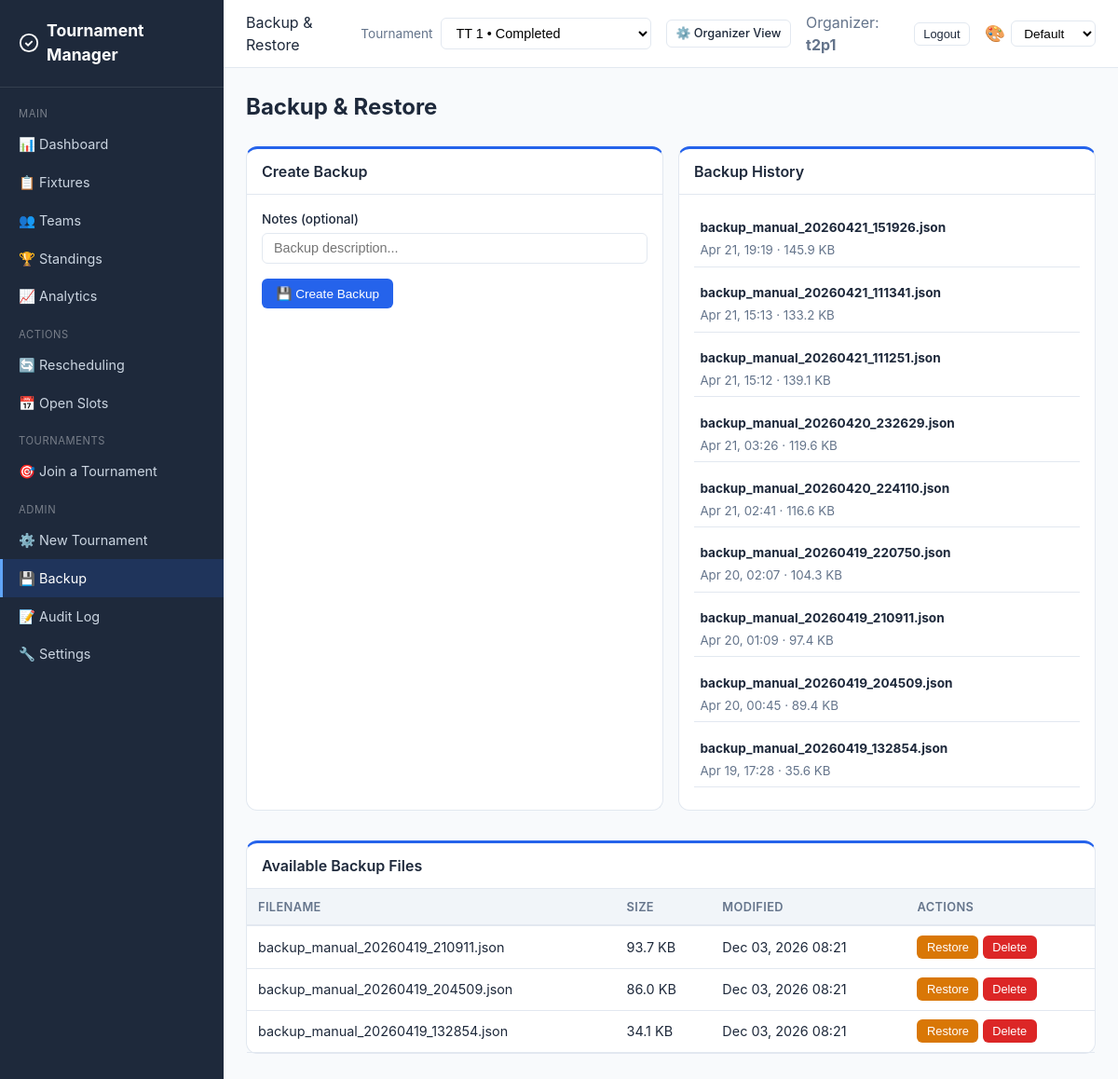
Page /backup/ (signed in) on the earlier database version.
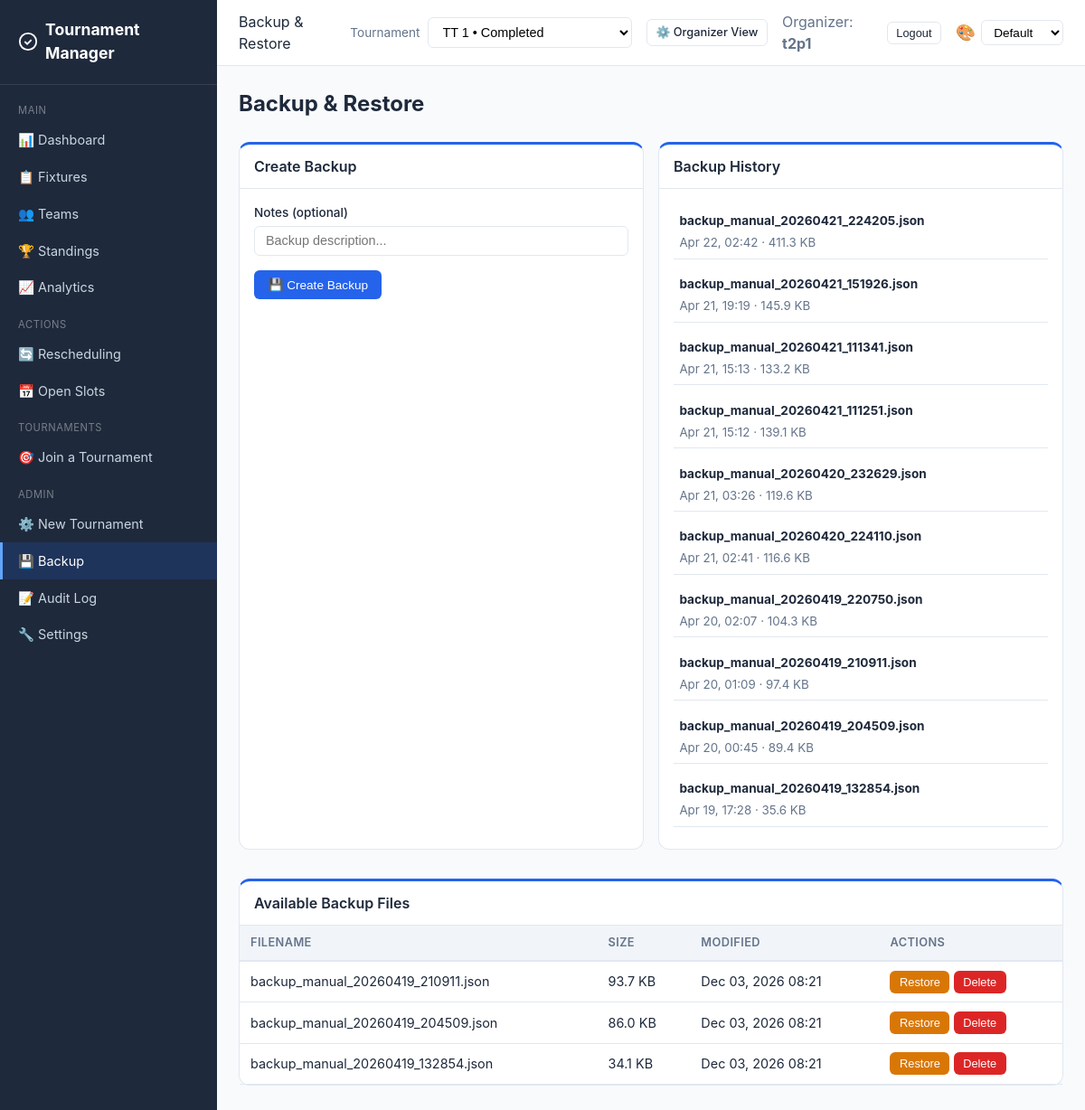
Same page on the later database version.
### core/models.py (models this page shows, shortened)
class BackupRecord(models.Model):
    filename = models.CharField(max_length=255)
    created_at = models.DateTimeField(auto_now_add=True)
    created_by = models.ForeignKey(
        User, on_delete=models.SET_NULL, null=True, blank=True
    )
    size_bytes = models.IntegerField(default=0)
    is_auto = models.BooleanField(default=False)
    notes = models.TextField(blank=True, default="")
    class Meta:
        ordering = ["-created_at"]

### core/views.py (the view)
# urls.py: path("backup/", views.backup_view, name="backup"),
@login_required
def backup_view(request):
    if not _is_organizer(request.user):
        messages.error(request, "Only organizers can manage backups.")
        return redirect("dashboard")
    tournament = _get_tournament(request)
    return render(request, "core/backup.html", {
        "backups": list_backups(), "records": BackupRecord.objects.all()[:20],
        **_tournament_context(request, tournament),
    })

### core/backup.py (called while the page is built)
def list_backups():
    backup_dir = Path(settings.BACKUP_DIR)
    if not backup_dir.exists():
        return []
    files = []
    for f in sorted(backup_dir.glob("backup_*.json"), reverse=True):
        files.append({
            "filename": f.name,
            "path": str(f),
            "size": f.stat().st_size,
            "modified": datetime.fromtimestamp(f.stat().st_mtime),
        })
    return files

### core/views.py (called while the page is built, shortened)
def _tournament_context(request, tournament=None):
    if not request.user.is_authenticated:
        return {}
    has_dual_roles = _has_dual_roles(request.user)
    view_mode = request.session.get("view_mode", "team") if has_dual_roles else None
    ctx = {
        "has_dual_roles": has_dual_roles,
        "view_mode": view_mode,
    }
    if _is_organizer(request.user):
        ctx.update({
            "available_tournaments": _get_available_tournaments(),
            "selected_tournament": tournament,
        })
        return ctx

def _is_organizer(user):
    return user.is_staff or user.is_superuser

def _has_dual_roles(user):
    if not _is_organizer(user):
        return False
    return user.memberships.exists()

### templates/core/backup.html (shortened to what this page needs)
{% extends "core/base.html" %}
{% block page_header %}Backup & Restore{% endblock %}
{% block content %}
<h1 class="page-title">Backup & Restore</h1>
<div class="grid grid-2">
    <div class="card">
        <div class="card-header">Create Backup</div>
        <div class="card-body">
            <form method="post" action="{% url 'create_backup' %}">
                <div class="form-group">
                    <label>Notes (optional)</label>
                    <input type="text" name="notes" class="form-control" placeholder="Backup description...">
                </div>
                <button type="submit" class="btn btn-primary">💾 Create Backup</button>
            </form>
        </div>
    </div>
    <div class="card">
        <div class="card-header">Backup History</div>
        <div class="card-body">
            {% for r in records %}
            <div class="d-flex justify-between align-center mb-1" style="padding:0.4rem;border-bottom:1px solid var(--border);">
                <div>
                    <strong style="font-size:0.85rem;">{{ r.filename }}</strong><br>
                    <small class="text-muted">{{ r.created_at|date:"M d, H:i" }} · {{ r.size_bytes|filesizeformat }} {% if r.is_auto %}· Auto{% endif %}</small>
                </div>
            </div>
            {% empty %}
            <p class="text-muted">No backups created yet.</p>
            {% endfor %}
        </div>
    </div>
</div>
{% if backups %}
<div class="card mt-2">
    <div class="card-header">Available Backup Files</div>
    <div class="table-container">
    <table>
        <thead><tr><th>Filename</th><th>Size</th><th>Modified</th><th>Actions</th></tr></thead>
        <tbody>
        {% for b in backups %}
        <tr>
            <td>{{ b.filename }}</td>
            <td>{{ b.size|filesizeformat }}</td>
            <td>{{ b.modified|date:"M d, Y H:i" }}</td>
            <td>
                <form method="post" action="{% url 'restore_backup' %}" style="display:inline">
                    <button type="submit" class="btn btn-warning btn-sm" onclick="return confirm('Restore from this backup? Current data will be backed up first.')">Restore</button>
                </form>
                <form method="post" action="{% url 'delete_backup' %}" style="display:inline">
                    <button type="submit" class="btn btn-danger btn-sm" onclick="return confirm('Delete this backup?')">Delete</button>
                </form>
            </td>
        </tr>
        {% endfor %}
        </tbody>
    </table>
    </div>
</div>
{% endif %}
{% endblock %}

Differences in the rows shown:
added BackupRecord: filename "backup_manual_20260421_224205.json", created_at "Apr 22, 02:42", size_bytes|filesizeformat "411.3 KB"
